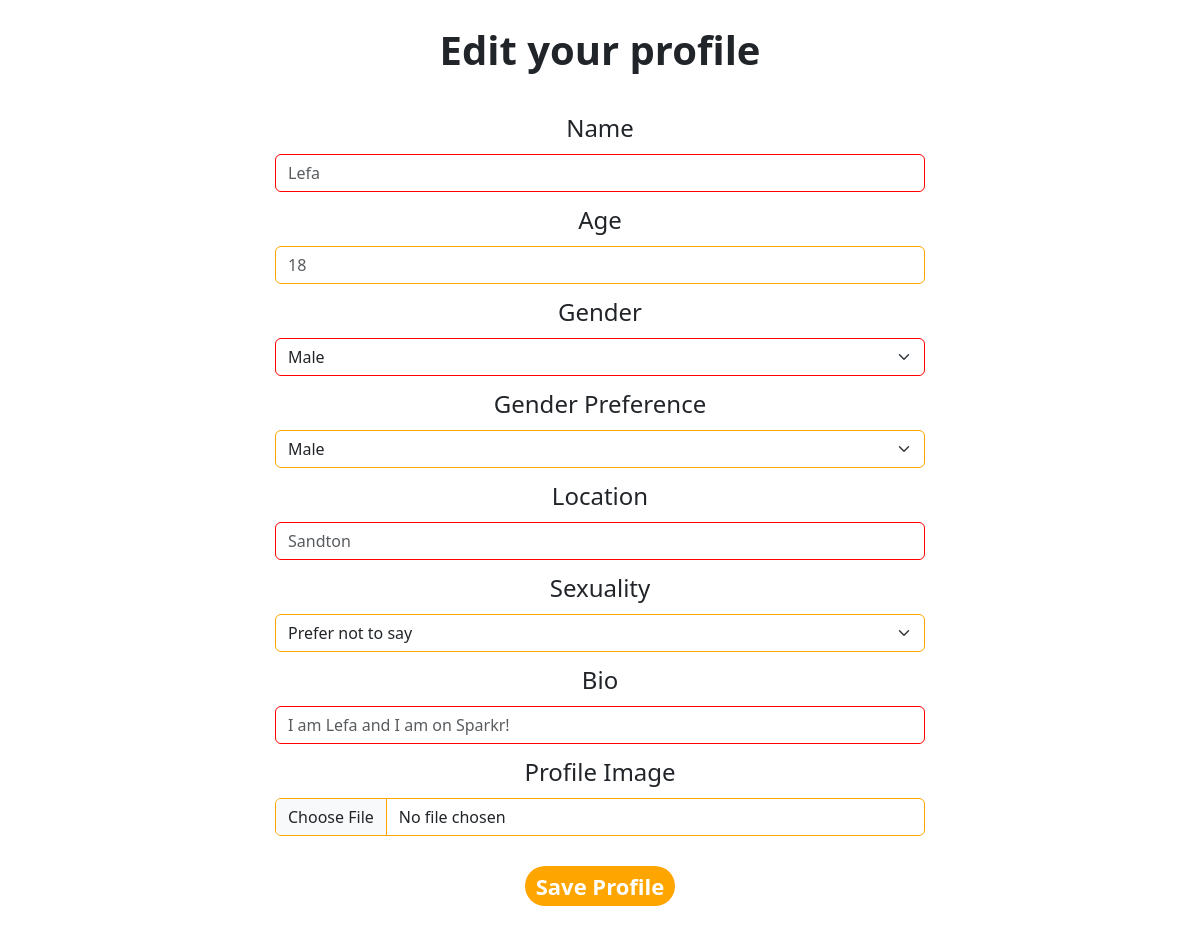
Page /sparkrapp/edit-profile/1 on the committed database.
### sparkrapp/models.py (models this page shows, shortened)
class Profile(models.Model):
    user = models.ForeignKey(
        User, on_delete=models.CASCADE, related_name="user_profile", default=1)
    user_name = models.CharField(max_length=32)
    user_age = models.IntegerField()
    user_gender = models.CharField(max_length=1, choices=GENDERS)
    user_location = models.CharField(max_length=32)
    user_preference = models.CharField(max_length=1, choices=PREFERENCES)
    user_sexuality = models.CharField(
        max_length=3, choices=SEXUALITIES, default=PNTS)
    user_bio = models.TextField(null=True, blank=True)
    user_profile_image = models.ImageField(
        upload_to="uploads/profile_images/", default="media/defaults/def_prof_image.def_prof_image.jpg", null=False)

### sparkrapp/views.py (the view)
def edit_profile(request, profile_id):
    this_user = request.user
    profile = Profile.objects.get(id=profile_id)
    new_profile_image = request.FILES.get("user_profile_image")
    if new_profile_image:
        profile.user_profile_image = new_profile_image
    profile.save()
    if request.method == "POST":
        '''name = request.POST["name"]
        age = request.POST["age"]
        gender = request.POST["gender"]
        preference = request.POST["preference"]
        location = request.POST["location"]
        sexuality = request.POST["sexuality"]
        bio = request.POST["bio"]'''
        instance = Profile.objects.get(id=profile_id)
        for name, value in request.POST.items():
            if value:
                if hasattr(instance, name):
                    setattr(instance, name, value)
        instance.save()
        return redirect("account", user_id=this_user.id)
    else:
        return render(request, "sparkrapp/editprofile.html", {
            "profile": profile
        })

### sparkrapp/templates/sparkrapp/editprofile.html (shortened to what this page needs)
{% extends 'sparkrapp/base.html' %}
{% load static %}
{% block content %}
<body>
    <div class="title-head">
        Edit your profile
    </div>
    <div class="profile-form editprofile-form">
        <form action="{% url 'editprofile' profile_id=profile.id %}" method="POST" enctype="multipart/form-data">
            <div class="pf-div d1">
                <label class="form-label input-name-label" for="input-name">Name</label>
                <div class="group-input">
                    <input class="form-control input-name border-a" id="input-name" name="user_name"
                        placeholder="{{ profile.user_name }}">
                </div>
            </div>
            <div class="pf-div d2">
                <label class="form-label input-age-label" for="input-age">Age</label>
                <div class="group-input">
                    <input class="form-control input-age border-b" id="input-age" name="user_age"
                        placeholder="{{ profile.user_age }}">
                </div>
            </div>
            <div class="pf-div d3">
                <label class="form-label input-gender-label" for="input-gender">Gender</label>
                <div class="group-input">
                    <select class="form-select input-gender border-a" id="input-gender" aria-label="Select"
                        name="user_gender">
                        <option selected value="M">Male</option>
                    </select>
                </div>
            </div>
            <div class="pf-div d4">
                <label class="form-label input-gender-pref-label" for="input-gender-pref">Gender Preference</label>
                <div class="group-input">
                    <select class="form-select input-gender-pref border-b" id="input-gender-pref" aria-label="Select"
                        name="user_preference">
                        <option value="M" selected>Male</option>
                    </select>
                </div>
            </div>
            <div class="pf-div d5">
                <label class="form-label input-location-label" for="input-location">Location</label>
                <div class="group-input">
                    <input class="form-control input-location border-a" id="input-location" name="user_location"
                        placeholder="{{ profile.user_location }}">
                </div>
            </div>
            <div class="pf-div d6">
                <label class="form-label input-sexuality-label" for="input-sexuality">Sexuality</label>
                <div class="group-input">
                    <select class="form-select input-sexuality border-b" id="input-sexuality" aria-label="Select"
                        name="user_sexuality">
                        <option selected value="NON">Prefer not to say</option>
                    </select>
                </div>
            </div>
            <div class="pf-div d7">
                <label class="form-label input-bio-label" for="input-bio">Bio</label>
                <div class="group-input">
                    <input class="form-control input-bio border-a" id="input-bio" name="user_bio"
                        placeholder="{{ profile.user_bio }}">
                </div>
            </div>
            <div class="pf-div pf-image">
                <label class="form-label input-image-label" for="input-image" name="user_image">Profile Image</label>
                <div class="group-input">
                    <input class="form-control input-image border-b" id="input-image" name="user_profile_image"
                        type="file">
                </div>
            </div>
            <div class="pf-div d8 saveprofile-control">
                <button type="submit">Save Profile</button>
            </div>
        </form>
    </div>
</body>
{% endblock %}

### sparkrapp/static/styles/main.css (style rules this page uses)
.saveprofile-control button { height: 40px; width: 150px; border-radius: 50px; font-weight: bold; font-size: 22px; border: none; background: orange; color: white; transition: ease-in-out 0.4s; }
.profile-form { margin-top: 20px; text-align: center; display: flex; flex-direction: column; justify-content: center; align-items: center; }
.profile-form form .pf-div { margin-top: 170px; }
.profile-form form .pf-div label { font-size: 28px; text-align: center; }
.profile-form form .pf-div .group-input { display: flex; flex-direction: row; }
.profile-form form .pf-div .group-input input { width: 650px; }
.profile-form form .input-gender-label, .profile-form form .input-gender-pref-label, .profile-form form .input-sexuality-label { font-size: 28px; }
.profile-form .border-a { border-color: red; fill: red; }
.profile-form .border-b { border-color: orange; fill: orange; }
.editprofile-form form .pf-div { margin-top: 10px; }
.editprofile-form form .pf-div label { font-size: 24px; text-align: center; }
.editprofile-form form .saveprofile-control { margin-top: 30px; }
body { font-size: 20px; }
body .title-head { text-align: center; margin-top: 20px; font-size: 40px; font-weight: bold; }

### rows in the picture
Profile: user_name "Lefa", user_age "18", user_location "Sandton", user_bio "I am Lefa and I am on Sparkr!"
